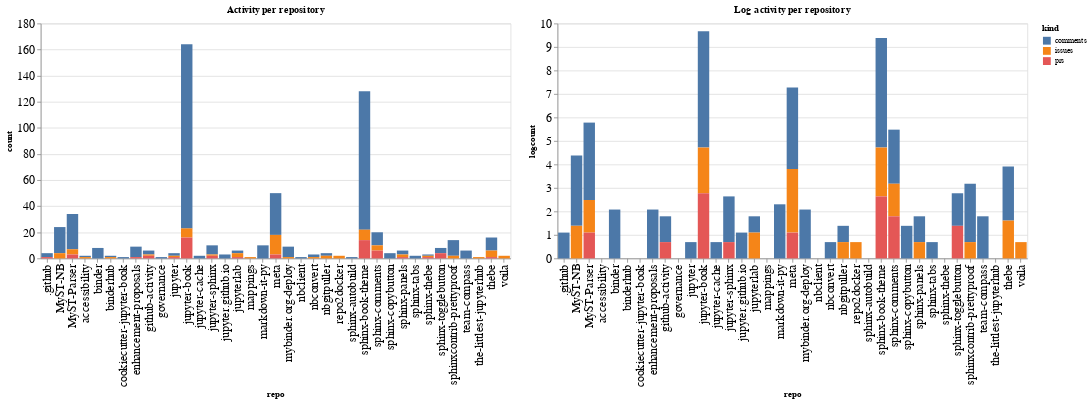

Notebook cell for this chart:
### Code cell
ch1 = alt.Chart(repo_summaries, width=600, title="Activity per repository").mark_bar().encode(
    x='repo',
    y='count',
    color='kind',
    tooltip="kind"
)

ch2 = alt.Chart(repo_summaries, width=600, title="Log activity per repository").mark_bar().encode(
    x='repo',
    y='logcount',
    color='kind',
    tooltip="kind"
)

ch1 | ch2

### Figure 1 — Vega-Lite specification as saved in the notebook (floating-point values rounded to 4 significant figures)
{"config": {"axisLeft": {"labelFontSize": 15}, "axisBottom": {"labelFontSize": 15}}, "hconcat": [{"mark": "bar", "encoding": {"color": {"type": "nominal", "field": "kind"}, "tooltip": {"type": "nominal", "field": "kind"}, "x": {"type": "nominal", "field": "repo"}, "y": {"type": "quantitative", "field": "count"}}, "title": "Activity per repository", "width": 600}, {"mark": "bar", "encoding": {"color": {"type": "nominal", "field": "kind"}, "tooltip": {"type": "nominal", "field": "kind"}, "x": {"type": "nominal", "field": "repo"}, "y": {"type": "quantitative", "field": "logcount"}}, "title": "Log activity per repository", "width": 600}], "data": {"name": "data-e748c6f1c466ccc5452ca0cc6432fc7c"}, "$schema": "https://vega.github.io/schema/vega-lite/v4.8.1.json", "datasets": {"data-e748c6f1c466ccc5452ca0cc6432fc7c": [{"repo": ".github", "kind": "comments", "count": 3, "logcount": 1.099}, {"repo": ".github", "kind": "prs", "count": 1, "logcount": 0.0}, {"repo": "MyST-NB", "kind": "comments", "count": 20, "logcount": 2.996}, {"repo": "MyST-NB", "kind": "issues", "count": 4, "logcount": 1.386}, {"repo": "MyST-Parser", "kind": "comments", "count": 27, "logcount": 3.296}, {"repo": "MyST-Parser", "kind": "issues", "count": 4, "logcount": 1.386}, {"repo": "MyST-Parser", "kind": "prs", "count": 3, "logcount": 1.099}, {"repo": "accessibility", "kind": "comments", "count": 1, "logcount": 0.0}, {"repo": "accessibility", "kind": "issues", "count": 1, "logcount": 0.0}, {"repo": "binder", "kind": "comments", "count": 8, "logcount": 2.079}, {"repo": "binderhub", "kind": "comments", "count": 1, "logcount": 0.0}, {"repo": "binderhub", "kind": "issues", "count": 1, "logcount": 0.0}, {"repo": "cookiecutter-jupyter-book", "kind": "comments", "count": 1, "logcount": 0.0}, {"repo": "enhancement-proposals", "kind": "comments", "count": 8, "logcount": 2.079}, {"repo": "enhancement-proposals", "kind": "prs", "count": 1, "logcount": 0.0}, {"repo": "github-activity", "kind": "comments", "count": 3, "logcount": 1.099}, {"repo": "github-activity", "kind": "issues", "count": 1, "logcount": 0.0}, {"repo": "github-activity", "kind": "prs", "count": 2, "logcount": 0.6931}, {"repo": "governance", "kind": "comments", "count": 1, "logcount": 0.0}, {"repo": "jupyter", "kind": "comments", "count": 2, "logcount": 0.6931}, {"repo": "jupyter", "kind": "issues", "count": 1, "logcount": 0.0}, {"repo": "jupyter", "kind": "prs", "count": 1, "logcount": 0.0}, {"repo": "jupyter-book", "kind": "comments", "count": 141, "logcount": 4.949}, {"repo": "jupyter-book", "kind": "issues", "count": 7, "logcount": 1.946}, {"repo": "jupyter-book", "kind": "prs", "count": 16, "logcount": 2.773}, {"repo": "jupyter-cache", "kind": "comments", "count": 2, "logcount": 0.6931}, {"repo": "jupyter-sphinx", "kind": "comments", "count": 7, "logcount": 1.946}, {"repo": "jupyter-sphinx", "kind": "issues", "count": 1, "logcount": 0.0}, {"repo": "jupyter-sphinx", "kind": "prs", "count": 2, "logcount": 0.6931}, {"repo": "jupyter.github.io", "kind": "comments", "count": 3, "logcount": 1.099}, {"repo": "jupyterlab", "kind": "comments", "count": 2, "logcount": 0.6931}, {"repo": "jupyterlab", "kind": "issues", "count": 3, "logcount": 1.099}, {"repo": "jupyterlab", "kind": "prs", "count": 1, "logcount": 0.0}, {"repo": "mappings", "kind": "issues", "count": 1, "logcount": 0.0}, {"repo": "markdown-it-py", "kind": "comments", "count": 10, "logcount": 2.303}, {"repo": "meta", "kind": "comments", "count": 32, "logcount": 3.466}, {"repo": "meta", "kind": "issues", "count": 15, "logcount": 2.708}, {"repo": "meta", "kind": "prs", "count": 3, "logcount": 1.099}, {"repo": "mybinder.org-deploy", "kind": "comments", "count": 8, "logcount": 2.079}, {"repo": "mybinder.org-deploy", "kind": "issues", "count": 1, "logcount": 0.0}, {"repo": "nbclient", "kind": "comments", "count": 1, "logcount": 0.0}, {"repo": "nbconvert", "kind": "comments", "count": 2, "logcount": 0.6931}, {"repo": "nbconvert", "kind": "issues", "count": 1, "logcount": 0.0}, {"repo": "nbgitpuller", "kind": "comments", "count": 2, "logcount": 0.6931}, {"repo": "nbgitpuller", "kind": "issues", "count": 2, "logcount": 0.6931}, {"repo": "repo2docker", "kind": "issues", "count": 2, "logcount": 0.6931}, {"repo": "sphinx-autobuild", "kind": "comments", "count": 1, "logcount": 0.0}, {"repo": "sphinx-book-theme", "kind": "comments", "count": 106, "logcount": 4.663}, {"repo": "sphinx-book-theme", "kind": "issues", "count": 8, "logcount": 2.079}, {"repo": "sphinx-book-theme", "kind": "prs", "count": 14, "logcount": 2.639}, {"repo": "sphinx-comments", "kind": "comments", "count": 10, "logcount": 2.303}, {"repo": "sphinx-comments", "kind": "issues", "count": 4, "logcount": 1.386}, {"repo": "sphinx-comments", "kind": "prs", "count": 6, "logcount": 1.792}, {"repo": "sphinx-copybutton", "kind": "comments", "count": 4, "logcount": 1.386}, {"repo": "sphinx-panels", "kind": "comments", "count": 3, "logcount": 1.099}, {"repo": "sphinx-panels", "kind": "issues", "count": 2, "logcount": 0.6931}, {"repo": "sphinx-panels", "kind": "prs", "count": 1, "logcount": 0.0}, {"repo": "sphinx-tabs", "kind": "comments", "count": 2, "logcount": 0.6931}, {"repo": "sphinx-thebe", "kind": "comments", "count": 1, "logcount": 0.0}, {"repo": "sphinx-thebe", "kind": "issues", "count": 1, "logcount": 0.0}, {"repo": "sphinx-thebe", "kind": "prs", "count": 1, "logcount": 0.0}, {"repo": "sphinx-togglebutton", "kind": "comments", "count": 4, "logcount": 1.386}, {"repo": "sphinx-togglebutton", "kind": "prs", "count": 4, "logcount": 1.386}, {"repo": "sphinxcontrib-prettyproof", "kind": "comments", "count": 12, "logcount": 2.485}, {"repo": "sphinxcontrib-prettyproof", "kind": "issues", "count": 2, "logcount": 0.6931}, {"repo": "team-compass", "kind": "comments", "count": 6, "logcount": 1.792}, {"repo": "the-littlest-jupyterhub", "kind": "issues", "count": 1, "logcount": 0.0}, {"repo": "thebe", "kind": "comments", "count": 10, "logcount": 2.303}, {"repo": "thebe", "kind": "issues", "count": 5, "logcount": 1.609}, {"repo": "thebe", "kind": "prs", "count": 1, "logcount": 0.0}, {"repo": "voila", "kind": "issues", "count": 2, "logcount": 0.6931}]}}
